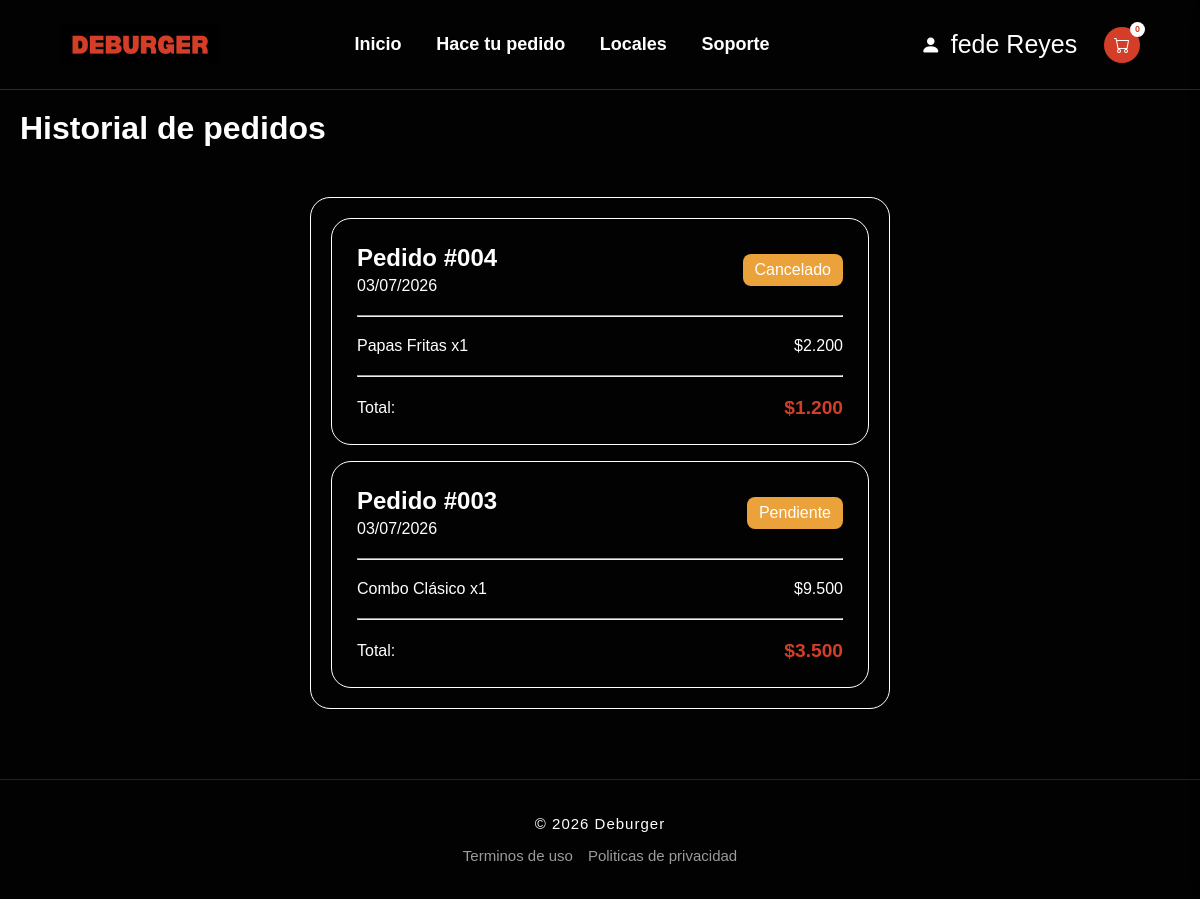
The app's page /orders.php (signed in), older data.
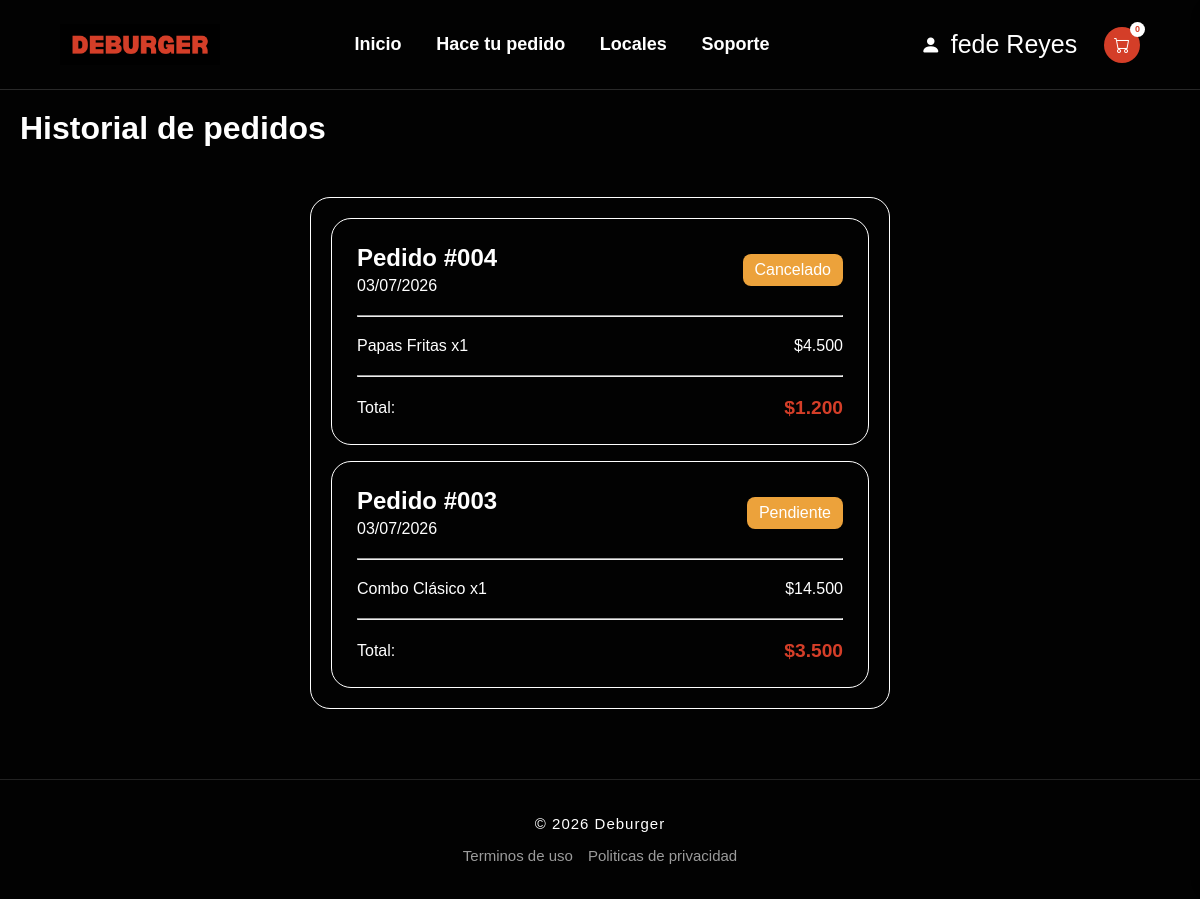
The same page, newer data.
### tables this page shows
CREATE TABLE `detalle_pedidos` (
  `id_detalle` int(11) NOT NULL,
  `id_pedido` int(11) DEFAULT NULL,
  `cantidad` int(11) DEFAULT NULL,
  `id_producto` int(11) DEFAULT NULL
);

CREATE TABLE `pedidos` (
  `id_pedido` int(11) NOT NULL,
  `id_cliente` int(11) DEFAULT NULL,
  `fecha` date DEFAULT curdate(),
  `tipo_pago` varchar(255) DEFAULT NULL,
  `total` decimal(10,2) DEFAULT NULL,
  `estado` varchar(255) DEFAULT NULL,
  `tipo_entrega` varchar(20) DEFAULT NULL
);

CREATE TABLE `productos` (
  `id_producto` int(11) NOT NULL,
  `nombre` varchar(255) NOT NULL,
  `id_categoria` int(11) DEFAULT NULL,
  `precio` decimal(10,2) DEFAULT NULL,
  `descripcion` varchar(255) NOT NULL,
  `imagen` varchar(255) DEFAULT NULL
);

### orders.php (called while the page is built, shortened)
<?php
require_once "includes/config.php";
$idCliente = (int) $_SESSION['usuario']['id_cliente'];
$pedidos = [];
$stmt = mysqli_prepare($conn,
    "SELECT p.id_pedido, p.fecha, p.total, p.estado, p.tipo_pago, p.tipo_entrega,
            dp.cantidad, pr.nombre, pr.precio
     FROM pedidos p
     LEFT JOIN detalle_pedidos dp ON dp.id_pedido = p.id_pedido
     LEFT JOIN productos pr ON pr.id_producto = dp.id_producto
     WHERE p.id_cliente = ?
     ORDER BY p.id_pedido DESC, dp.id_detalle ASC");
mysqli_stmt_bind_param($stmt, "i", $idCliente);
mysqli_stmt_execute($stmt);
$res = mysqli_stmt_get_result($stmt);
while ($fila = mysqli_fetch_assoc($res)) {
    $id = $fila['id_pedido'];
    if (!isset($pedidos[$id])) {
        $pedidos[$id] = [
            'id' => $id,
            'fecha' => $fila['fecha'],
            'total' => $fila['total'],
            'estado' => $fila['estado'],
            'tipo_pago' => $fila['tipo_pago'],
            'tipo_entrega' => $fila['tipo_entrega'],
            'productos' => []
        ];
    }
    if ($fila['nombre'] !== null) {
        $pedidos[$id]['productos'][] = $fila;
    }
}
require_once "views/layout.php";

### views/orders_view.php (the view, shortened to what this page needs)
<head>
</head>
<main id="mainOrders">
    <h1>Historial de pedidos</h1>
    <div class="historial">
        <?php foreach ($pedidos as $pedido) { ?>
        <div class="pedido">
            <div class="pedidoCabecera">
                <div>
                    <h2>Pedido #<?php echo str_pad($pedido['id'], 3, '0', STR_PAD_LEFT); ?></h2>
                    <p><?php echo date('d/m/Y', strtotime($pedido['fecha'])); ?></p>
                </div>
                <span class="estadoPedido"><?php echo htmlspecialchars($pedido['estado'] ?? ''); ?></span>
            </div>
            <hr>
            <div class="productosPedido">
                <?php foreach ($pedido['productos'] as $prod) { ?>
                <div>
                    <p><?php echo htmlspecialchars($prod['nombre']); ?> x<?php echo (int) $prod['cantidad']; ?></p>
                    <p>$<?php echo number_format($prod['precio'] * $prod['cantidad'], 0, ',', '.'); ?></p>
                </div>
                <?php } ?>
            </div>
            <hr>
            <div class="totalPedido">
                <p>Total:</p>
                <strong>$<?php echo number_format($pedido['total'], 0, ',', '.'); ?></strong>
            </div>
        </div>
        <?php } ?>
    </div>
</main>

### views/layout.php (shortened to what this page needs)
<head>
    <link href="css/styles.css" rel="stylesheet">
    <link rel="stylesheet" href="https://cdn.jsdelivr.net/npm/bootstrap-icons@1.11.3/font/bootstrap-icons.css">
    <link rel="stylesheet" href="https://unpkg.com/leaflet@1.9.4/dist/leaflet.css" />
</head>
<body>
    <header>
        <a href="index.php">
            <img src="img/Deburger.png" alt="Logo Deburger">
        </a>
        <nav>
            <a href="index.php">Inicio</a>
            <a href="takeAway.php">Hace tu pedido</a>
            <a href="locals.php">Locales</a>
            <a href="support.php">Soporte</a>
        </nav>
        <?php
        if (isset($_SESSION['usuario'])) { ?>
            <div class="usuario" onclick="toggleMenu()">
                <i class="bi bi-person-fill"></i>
                <p class="NomUser"><?php echo $_SESSION['usuario']['nombre'] ?> <?php echo $_SESSION['usuario']['apellido'] ?></p>
            </div>
        <?php
        } else {
        ?>
            <a href="login.php" class="btnRojo">Iniciar sesión</a>
        <?php
        }
        ?>
        <?php if (isset($_SESSION['usuario'])) { ?>
            <div class="cart-icon">
                <i class="bi bi-cart"></i>
                <span>0</span>
            </div>
        <?php } ?>
    </header>
    <?php
    $section = (isset($section)) ? $section : 'home';
    require_once $section . '_view.php';
    ?>
    <footer>
        <p>© 2026 Deburger</p>
        <div>
            <a href="#">Terminos de uso</a>
            <a href="privacyPolicy.php">Politicas de privacidad</a>
        </div>
    </footer>
</body>
</html>

### css/styles.css (style rules this page uses)
* { margin: 0; padding: 0; box-sizing: border-box; color: white; font-family: sans-serif; }
html, body { margin: 0; min-height: 100%; }
body { min-height: 100vh; display: flex; flex-direction: column; }
main { flex: 1; display: flex; flex-direction: column; background-color: var(--grisOscuro); }
a { text-decoration: none; }
header { width: 100%; height: 90px; display: flex; justify-content: space-between; align-items: center; padding: 0 60px; border-bottom: 1px solid #292929; background-color: var(--grisOscuro); }
nav { flex: 1; display: flex; flex-direction: row; align-items: center; justify-content: space-evenly; padding: 0 100px 0 100px; }
nav a { font-size: 18px; font-weight: bold; transition: 0.3s; }
header>a { display: flex; align-items: center; gap: 15px; }
header>a img { width: 160px; }
header>a { font-size: 35px; font-weight: bold; color: var(--rojo); }
.NomUser { color: white; padding: 0 10px; font-size: 25px; }
.usuario { display: flex; flex-direction: row; justify-content: center; align-items: center; width: 200px; }
.usuario i { font-size: 20px; }
.cart-icon { display: flex; flex-direction: row; gap: 5px; align-items: center; justify-content: center; }
.cart-icon i { background-color: var(--rojo); padding: 10px; border-radius: 20px; font-weight: bold; transition: 0.5s; }
footer { border-top: 1px solid #222; padding: 35px 0; text-align: center; color: #bbb; font-size: 15px; display: flex; flex-direction: column; gap: 1em; background-color: var(--grisOscuro); }
footer p { letter-spacing: 1px; }
footer div { display: flex; flex-direction: row; gap: 1em; justify-content: center; }
footer a { color: rgb(155, 155, 155); }
.cart-icon { position: relative; }
.cart-icon span { background-color: white; color: var(--rojo); border-radius: 50%; width: 15px; height: 15px; font-size: 9px; display: flex; align-items: center; justify-content: center; font-weight: 600; position: absolute; right: -5px; top: -5px; }
#mainConfig, #mainOrders { padding: 20px; }
#mainConfig>div, #mainOrders>div { width: 50%; margin: 50px auto; display: flex; flex-direction: column; border-radius: 20px; padding: 30px; border: 1px solid white; }
#mainOrders>div { display: flex; flex-direction: column; align-items: center; justify-content: center; gap: 1em; padding: 20px; }
.historial { width: 50%; margin: 50px auto; display: flex; flex-direction: column; gap: 20px; }
.pedido { width: 100%; display: flex; flex-direction: column; padding: 25px; border: 1px solid white; border-radius: 20px; }
.pedidoCabecera { display: flex; flex-direction: row; justify-content: space-between; align-items: center; }
.pedidoCabecera h2 { margin: 0; }
.pedidoCabecera p { margin: 5px 0 0 0; }
.estadoPedido { background-color: var(--naranja); padding: 7px 12px; border-radius: 8px; }
.pedido hr { width: 100%; margin: 20px 0; }
.productosPedido { display: flex; flex-direction: column; gap: 10px; }
.productosPedido>div { display: flex; flex-direction: row; justify-content: space-between; }
.productosPedido p { margin: 0; }
.totalPedido { display: flex; flex-direction: row; justify-content: space-between; align-items: center; }
.totalPedido p { margin: 0; }
.totalPedido strong { color: var(--rojo); font-size: 1.2em; }

Row changes from the older to the newer data that the page shows:
changed through a linked row, detalle_pedidos "Cancelado": $prod['precio'] * $prod['cantidad'] "2.200" → "4.500"
changed through a linked row, detalle_pedidos "Pendiente": $prod['precio'] * $prod['cantidad'] "9.500" → "14.500"
